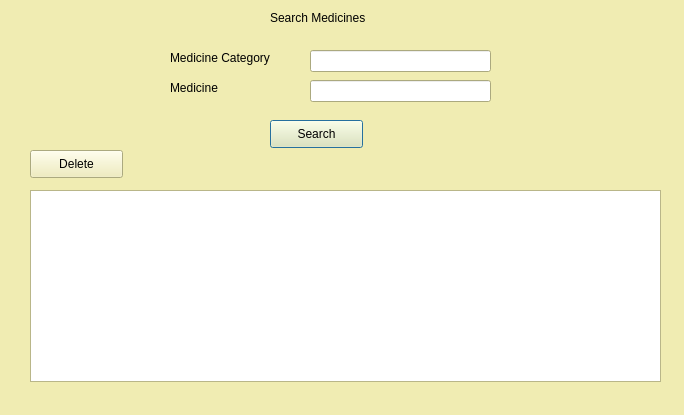
<?xml version="1.0" encoding="UTF-8"?>
<ui version="4.0">
 <class>SearchMed</class>
 <widget class="QDialog" name="SearchMed">
  <property name="geometry">
   <rect>
    <x>0</x>
    <y>0</y>
    <width>684</width>
    <height>415</height>
   </rect>
  </property>
  <property name="palette">
   <palette>
    <active>
     <colorrole role="WindowText">
      <brush brushstyle="SolidPattern">
       <color alpha="255">
        <red>0</red>
        <green>0</green>
        <blue>0</blue>
       </color>
      </brush>
     </colorrole>
     <colorrole role="Button">
      <brush brushstyle="SolidPattern">
       <color alpha="255">
        <red>240</red>
        <green>236</green>
        <blue>178</blue>
       </color>
      </brush>
     </colorrole>
     <colorrole role="Light">
      <brush brushstyle="SolidPattern">
       <color alpha="255">
        <red>255</red>
        <green>255</green>
        <blue>255</blue>
       </color>
      </brush>
     </colorrole>
     <colorrole role="Midlight">
      <brush brushstyle="SolidPattern">
       <color alpha="255">
        <red>247</red>
        <green>245</green>
        <blue>216</blue>
       </color>
      </brush>
     </colorrole>
     <colorrole role="Dark">
      <brush brushstyle="SolidPattern">
       <color alpha="255">
        <red>120</red>
        <green>118</green>
        <blue>89</blue>
       </color>
      </brush>
     </colorrole>
     <colorrole role="Mid">
      <brush brushstyle="SolidPattern">
       <color alpha="255">
        <red>160</red>
        <green>157</green>
        <blue>119</blue>
       </color>
      </brush>
     </colorrole>
     <colorrole role="Text">
      <brush brushstyle="SolidPattern">
       <color alpha="255">
        <red>0</red>
        <green>0</green>
        <blue>0</blue>
       </color>
      </brush>
     </colorrole>
     <colorrole role="BrightText">
      <brush brushstyle="SolidPattern">
       <color alpha="255">
        <red>255</red>
        <green>255</green>
        <blue>255</blue>
       </color>
      </brush>
     </colorrole>
     <colorrole role="ButtonText">
      <brush brushstyle="SolidPattern">
       <color alpha="255">
        <red>0</red>
        <green>0</green>
        <blue>0</blue>
       </color>
      </brush>
     </colorrole>
     <colorrole role="Base">
      <brush brushstyle="SolidPattern">
       <color alpha="255">
        <red>255</red>
        <green>255</green>
        <blue>255</blue>
       </color>
      </brush>
     </colorrole>
     <colorrole role="Window">
      <brush brushstyle="SolidPattern">
       <color alpha="255">
        <red>240</red>
        <green>236</green>
        <blue>178</blue>
       </color>
      </brush>
     </colorrole>
     <colorrole role="Shadow">
      <brush brushstyle="SolidPattern">
       <color alpha="255">
        <red>0</red>
        <green>0</green>
        <blue>0</blue>
       </color>
      </brush>
     </colorrole>
     <colorrole role="AlternateBase">
      <brush brushstyle="SolidPattern">
       <color alpha="255">
        <red>247</red>
        <green>245</green>
        <blue>216</blue>
       </color>
      </brush>
     </colorrole>
     <colorrole role="ToolTipBase">
      <brush brushstyle="SolidPattern">
       <color alpha="255">
        <red>255</red>
        <green>255</green>
        <blue>220</blue>
       </color>
      </brush>
     </colorrole>
     <colorrole role="ToolTipText">
      <brush brushstyle="SolidPattern">
       <color alpha="255">
        <red>0</red>
        <green>0</green>
        <blue>0</blue>
       </color>
      </brush>
     </colorrole>
    </active>
    <inactive>
     <colorrole role="WindowText">
      <brush brushstyle="SolidPattern">
       <color alpha="255">
        <red>0</red>
        <green>0</green>
        <blue>0</blue>
       </color>
      </brush>
     </colorrole>
     <colorrole role="Button">
      <brush brushstyle="SolidPattern">
       <color alpha="255">
        <red>240</red>
        <green>236</green>
        <blue>178</blue>
       </color>
      </brush>
     </colorrole>
     <colorrole role="Light">
      <brush brushstyle="SolidPattern">
       <color alpha="255">
        <red>255</red>
        <green>255</green>
        <blue>255</blue>
       </color>
      </brush>
     </colorrole>
     <colorrole role="Midlight">
      <brush brushstyle="SolidPattern">
       <color alpha="255">
        <red>247</red>
        <green>245</green>
        <blue>216</blue>
       </color>
      </brush>
     </colorrole>
     <colorrole role="Dark">
      <brush brushstyle="SolidPattern">
       <color alpha="255">
        <red>120</red>
        <green>118</green>
        <blue>89</blue>
       </color>
      </brush>
     </colorrole>
     <colorrole role="Mid">
      <brush brushstyle="SolidPattern">
       <color alpha="255">
        <red>160</red>
        <green>157</green>
        <blue>119</blue>
       </color>
      </brush>
     </colorrole>
     <colorrole role="Text">
      <brush brushstyle="SolidPattern">
       <color alpha="255">
        <red>0</red>
        <green>0</green>
        <blue>0</blue>
       </color>
      </brush>
     </colorrole>
     <colorrole role="BrightText">
      <brush brushstyle="SolidPattern">
       <color alpha="255">
        <red>255</red>
        <green>255</green>
        <blue>255</blue>
       </color>
      </brush>
     </colorrole>
     <colorrole role="ButtonText">
      <brush brushstyle="SolidPattern">
       <color alpha="255">
        <red>0</red>
        <green>0</green>
        <blue>0</blue>
       </color>
      </brush>
     </colorrole>
     <colorrole role="Base">
      <brush brushstyle="SolidPattern">
       <color alpha="255">
        <red>255</red>
        <green>255</green>
        <blue>255</blue>
       </color>
      </brush>
     </colorrole>
     <colorrole role="Window">
      <brush brushstyle="SolidPattern">
       <color alpha="255">
        <red>240</red>
        <green>236</green>
        <blue>178</blue>
       </color>
      </brush>
     </colorrole>
     <colorrole role="Shadow">
      <brush brushstyle="SolidPattern">
       <color alpha="255">
        <red>0</red>
        <green>0</green>
        <blue>0</blue>
       </color>
      </brush>
     </colorrole>
     <colorrole role="AlternateBase">
      <brush brushstyle="SolidPattern">
       <color alpha="255">
        <red>247</red>
        <green>245</green>
        <blue>216</blue>
       </color>
      </brush>
     </colorrole>
     <colorrole role="ToolTipBase">
      <brush brushstyle="SolidPattern">
       <color alpha="255">
        <red>255</red>
        <green>255</green>
        <blue>220</blue>
       </color>
      </brush>
     </colorrole>
     <colorrole role="ToolTipText">
      <brush brushstyle="SolidPattern">
       <color alpha="255">
        <red>0</red>
        <green>0</green>
        <blue>0</blue>
       </color>
      </brush>
     </colorrole>
    </inactive>
    <disabled>
     <colorrole role="WindowText">
      <brush brushstyle="SolidPattern">
       <color alpha="255">
        <red>120</red>
        <green>118</green>
        <blue>89</blue>
       </color>
      </brush>
     </colorrole>
     <colorrole role="Button">
      <brush brushstyle="SolidPattern">
       <color alpha="255">
        <red>240</red>
        <green>236</green>
        <blue>178</blue>
       </color>
      </brush>
     </colorrole>
     <colorrole role="Light">
      <brush brushstyle="SolidPattern">
       <color alpha="255">
        <red>255</red>
        <green>255</green>
        <blue>255</blue>
       </color>
      </brush>
     </colorrole>
     <colorrole role="Midlight">
      <brush brushstyle="SolidPattern">
       <color alpha="255">
        <red>247</red>
        <green>245</green>
        <blue>216</blue>
       </color>
      </brush>
     </colorrole>
     <colorrole role="Dark">
      <brush brushstyle="SolidPattern">
       <color alpha="255">
        <red>120</red>
        <green>118</green>
        <blue>89</blue>
       </color>
      </brush>
     </colorrole>
     <colorrole role="Mid">
      <brush brushstyle="SolidPattern">
       <color alpha="255">
        <red>160</red>
        <green>157</green>
        <blue>119</blue>
       </color>
      </brush>
     </colorrole>
     <colorrole role="Text">
      <brush brushstyle="SolidPattern">
       <color alpha="255">
        <red>120</red>
        <green>118</green>
        <blue>89</blue>
       </color>
      </brush>
     </colorrole>
     <colorrole role="BrightText">
      <brush brushstyle="SolidPattern">
       <color alpha="255">
        <red>255</red>
        <green>255</green>
        <blue>255</blue>
       </color>
      </brush>
     </colorrole>
     <colorrole role="ButtonText">
      <brush brushstyle="SolidPattern">
       <color alpha="255">
        <red>120</red>
        <green>118</green>
        <blue>89</blue>
       </color>
      </brush>
     </colorrole>
     <colorrole role="Base">
      <brush brushstyle="SolidPattern">
       <color alpha="255">
        <red>240</red>
        <green>236</green>
        <blue>178</blue>
       </color>
      </brush>
     </colorrole>
     <colorrole role="Window">
      <brush brushstyle="SolidPattern">
       <color alpha="255">
        <red>240</red>
        <green>236</green>
        <blue>178</blue>
       </color>
      </brush>
     </colorrole>
     <colorrole role="Shadow">
      <brush brushstyle="SolidPattern">
       <color alpha="255">
        <red>0</red>
        <green>0</green>
        <blue>0</blue>
       </color>
      </brush>
     </colorrole>
     <colorrole role="AlternateBase">
      <brush brushstyle="SolidPattern">
       <color alpha="255">
        <red>240</red>
        <green>236</green>
        <blue>178</blue>
       </color>
      </brush>
     </colorrole>
     <colorrole role="ToolTipBase">
      <brush brushstyle="SolidPattern">
       <color alpha="255">
        <red>255</red>
        <green>255</green>
        <blue>220</blue>
       </color>
      </brush>
     </colorrole>
     <colorrole role="ToolTipText">
      <brush brushstyle="SolidPattern">
       <color alpha="255">
        <red>0</red>
        <green>0</green>
        <blue>0</blue>
       </color>
      </brush>
     </colorrole>
    </disabled>
   </palette>
  </property>
  <property name="windowTitle">
   <string>Dialog</string>
  </property>
  <widget class="QLabel" name="label">
   <property name="geometry">
    <rect>
     <x>270</x>
     <y>10</y>
     <width>241</width>
     <height>16</height>
    </rect>
   </property>
   <property name="text">
    <string>Search Medicines</string>
   </property>
  </widget>
  <widget class="QLabel" name="label_2">
   <property name="geometry">
    <rect>
     <x>170</x>
     <y>50</y>
     <width>111</width>
     <height>16</height>
    </rect>
   </property>
   <property name="text">
    <string>Medicine Category</string>
   </property>
  </widget>
  <widget class="QLineEdit" name="edtCat">
   <property name="geometry">
    <rect>
     <x>310</x>
     <y>50</y>
     <width>181</width>
     <height>22</height>
    </rect>
   </property>
  </widget>
  <widget class="QLabel" name="label_3">
   <property name="geometry">
    <rect>
     <x>170</x>
     <y>80</y>
     <width>111</width>
     <height>16</height>
    </rect>
   </property>
   <property name="text">
    <string>Medicine</string>
   </property>
  </widget>
  <widget class="QLineEdit" name="edtMed">
   <property name="geometry">
    <rect>
     <x>310</x>
     <y>80</y>
     <width>181</width>
     <height>22</height>
    </rect>
   </property>
  </widget>
  <widget class="QPushButton" name="btnSrch">
   <property name="geometry">
    <rect>
     <x>270</x>
     <y>120</y>
     <width>93</width>
     <height>28</height>
    </rect>
   </property>
   <property name="text">
    <string>Search</string>
   </property>
  </widget>
  <widget class="QTableView" name="tableView">
   <property name="geometry">
    <rect>
     <x>30</x>
     <y>190</y>
     <width>631</width>
     <height>192</height>
    </rect>
   </property>
  </widget>
  <widget class="QPushButton" name="btnDelete">
   <property name="geometry">
    <rect>
     <x>30</x>
     <y>150</y>
     <width>93</width>
     <height>28</height>
    </rect>
   </property>
   <property name="text">
    <string>Delete</string>
   </property>
  </widget>
 </widget>
 <resources/>
 <connections/>
</ui>
